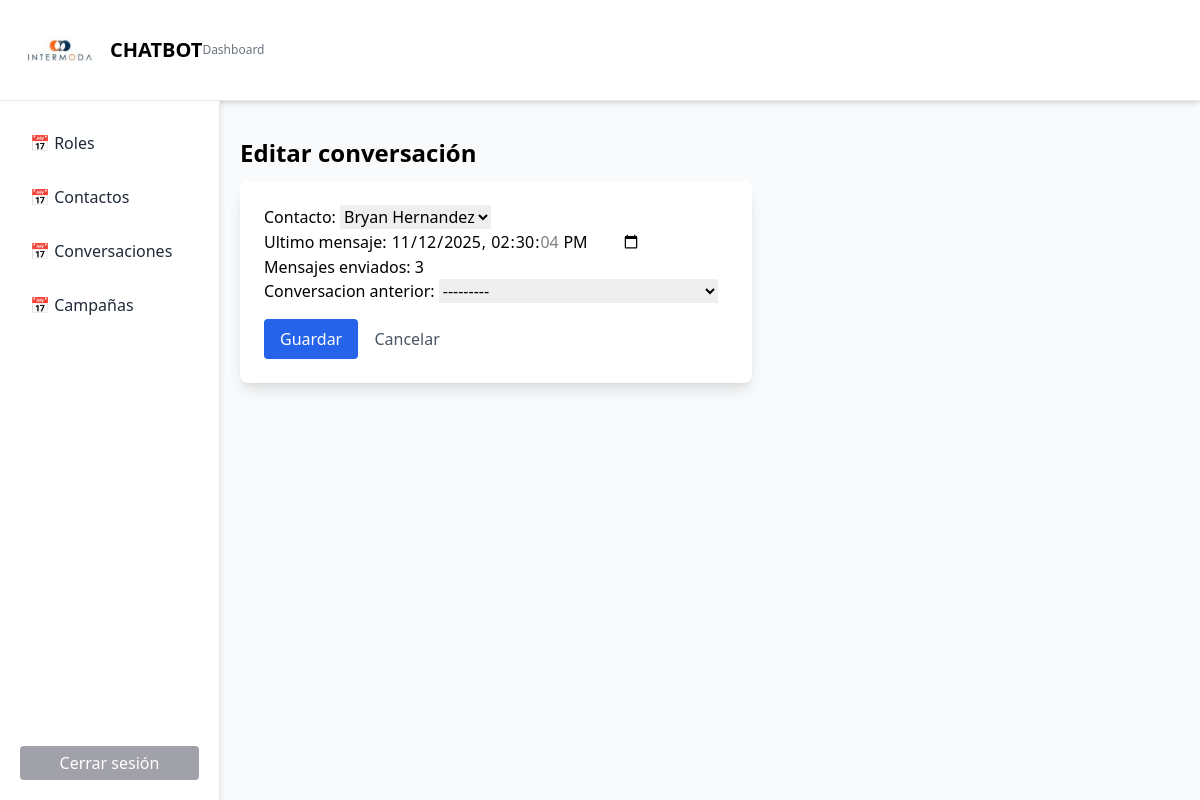
/conversaciones/editar/1/ (signed in), run on the app's committed database.
### dashboard/models.py (models this page shows)
class Conversacion(models.Model):
    contacto = models.ForeignKey('Contacto', on_delete=models.CASCADE, related_name='conversaciones')
    fecha_creacion = models.DateTimeField(auto_now_add=True)
    ultimo_mensaje = models.DateTimeField(default=timezone.now)
    mensajes_enviados = models.PositiveIntegerField(default=0)
    conversacion_anterior = models.ForeignKey('self', null=True, blank=True, on_delete=models.SET_NULL, related_name='siguiente_conversacion')
    def __str__(self):
        return f"Conversación {self.id} - {self.contacto.nombre}"
    class Meta:
        verbose_name = "Conversación"
        verbose_name_plural = "Conversaciones"
        ordering = ['-fecha_creacion']

### dashboard/views.py (the view)
# urls.py: path('conversaciones/editar/<int:id>/', views.conversaciones_update, name='conversaciones_update'),
@login_required
@never_cache
def conversaciones_update(request, id):
    conversacion = get_object_or_404(Conversacion, id=id)
    if request.method == 'POST':
        form = ConversacionForm(request.POST, instance=conversacion)
        if form.is_valid():
            form.save()
            return redirect('conversaciones_list')
    else:
        form = ConversacionForm(instance=conversacion)
    return render(request, 'conversaciones_form.html', {'form': form})

### dashboard/forms.py
class ConversacionForm(forms.ModelForm):
    class Meta:
        model = Conversacion
        fields = ['contacto', 'ultimo_mensaje', 'mensajes_enviados', 'conversacion_anterior']
        widgets = {
            'ultimo_mensaje': forms.DateTimeInput(attrs={'type': 'datetime-local', 'class': 'form-control'}),
            'mensajes_enviados': forms.NumberInput(attrs={'class': 'form-control'}),
            'contacto': forms.Select(attrs={'class': 'form-control'}),
            'conversacion_anterior': forms.Select(attrs={'class': 'form-control'}),
        }

### dashboard/models.py (called while the page is built)
    def __str__(self):
        return self.nombre

### dashboard/templates/conversaciones_form.html (shortened to what this page needs)
{% extends 'base.html' %}
{% block content %}
<div class="container mt-4">
    <h2 class="text-2xl font-bold mb-3">Editar conversación</h2>
    <div class="bg-white p-6 rounded-lg shadow-lg max-w-lg">
        <form method="POST">
            {{ form.as_p }}
            <div class="mt-4">
                <button type="submit" class="bg-blue-600 text-white px-4 py-2 rounded hover:bg-blue-700">Guardar</button>
                <a href="{% url 'conversaciones_list' %}" class="ml-3 text-gray-600 hover:underline">Cancelar</a>
            </div>
        </form>
    </div>
</div>
{% endblock %}

### data on the page
Conversacion: contacto "Bryan Hernandez", ultimo_mensaje "11/12/2025 14:30:04", mensajes_enviados "3", conversacion_anterior "---------"
